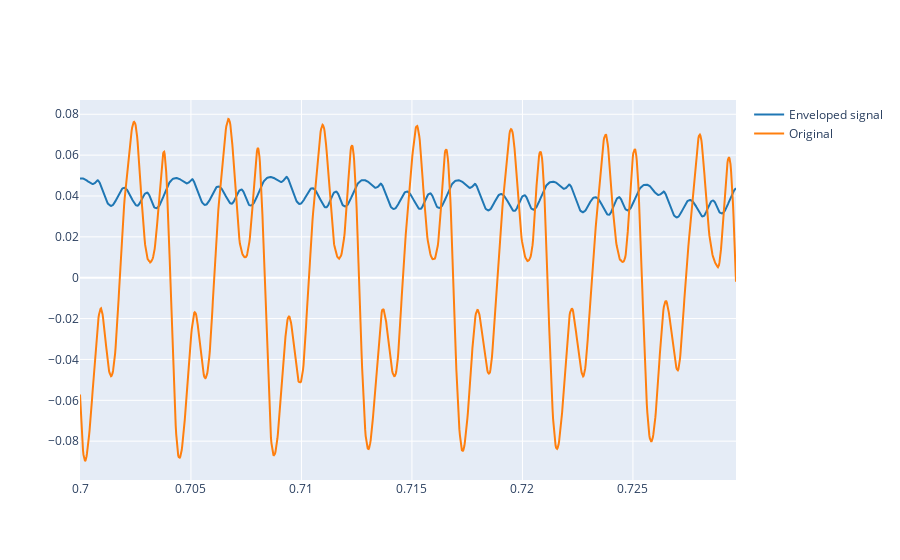

This figure's notebook cell:
### Markdown cell above
2.2 Load your reference signal and calculate its envelope using the function you designed. Plot the reference signal and envelope in the same figure.

### Code cell
filepath = "./audio/Guitar_A440.wav"
ref, fs = load_audio(filepath)

import numpy as np
import matplotlib.pyplot as plt

audio_data, fs = load_audio(filepath)
frequency = 235.8
A = 0.8  #Amplitude obtained from the plot of the audio signal
fs = 44100   #sampling frequency typically used for audio signals
phi= np.pi/2
period = 1 / frequency
t_start = 0.7
t_end = t_start + 7 * period 
#t = np.arange(t_start,4, 1.0/fs)
t = np.arange(t_start, audio_data.shape[0]/fs, 1.0 / fs)

envelope_signal = envelope(audio_data, 80) 


plot_signals([envelope_signal,audio_data], fs, t_start,t_end, name=['Enveloped signal', 'Original'])

### Figure 1 — Plotly figure (JSON) as saved in the notebook; plotly's stock layout.template omitted (floating-point values rounded to 4 significant figures; data arrays with more than 128 entries replaced by an {"elided": "..."} marker saying what was removed)
{"data": [{"line": {"color": "#1f77b4", "shape": "linear"}, "mode": "lines", "name": "Enveloped signal", "type": "scatter", "x": {"elided": "1310 float values"}, "y": {"elided": "1310 float values"}}, {"line": {"color": "#ff7f0e", "shape": "linear"}, "mode": "lines", "name": "Original", "type": "scatter", "x": {"elided": "1310 float values"}, "y": {"elided": "1310 float values"}}], "layout": {}}
